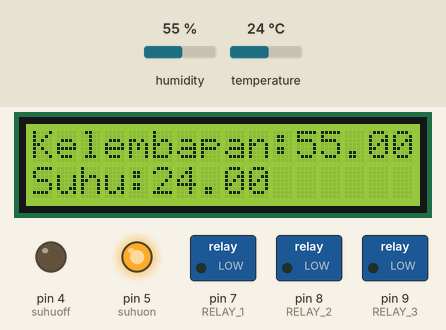
This sketch was run on a simulated Arduino Uno, built with avr-gcc and run on an emulated ATmega328P. Parts: 16×2 character LCD, switched loads named in the sketch (green lamp = pin HIGH), output pins drawn as LEDs (lit = HIGH). The inputs (shaded band) are chosen by the test bench; at power-on: temperature 24 °C, humidity 55 %. WiFi joins after 1.5 s; servers stay silent unless stated; what the sketch prints to the serial monitor is not drawn.

Above: at 3.0 s.
3.1 s: temperature set to 35 °C
At 4.9 s:
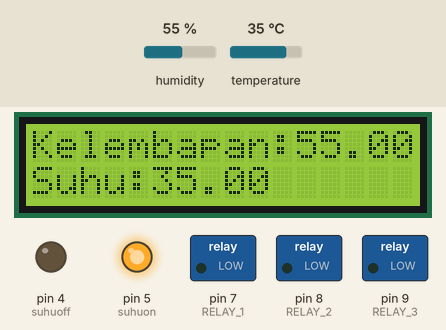
5.5 s: temperature set to 38 °C
At 7.3 s:
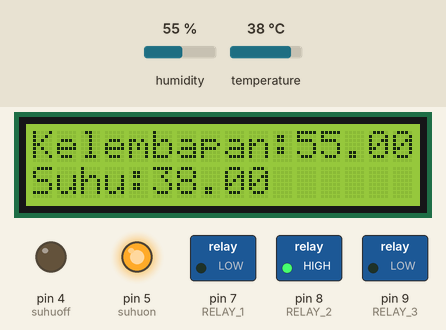
7.6 s: temperature set to 41 °C
At 8.7 s:
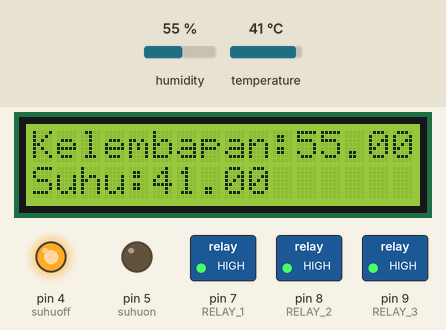
9.7 s: humidity set to 22 %
At 11.2 s:
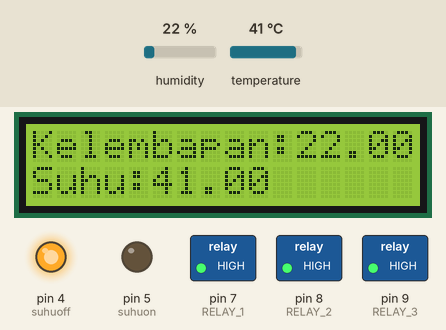
11.8 s: humidity set to 40 %
At 13.8 s:
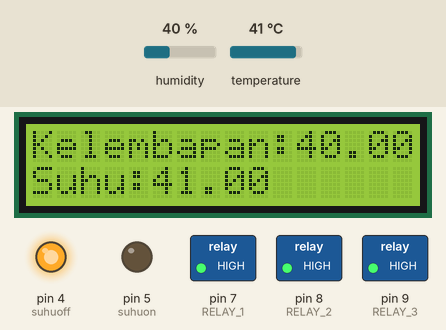
Timing chart, 0 to 14.8 s (numbered marks = the images above; inputs shaded):
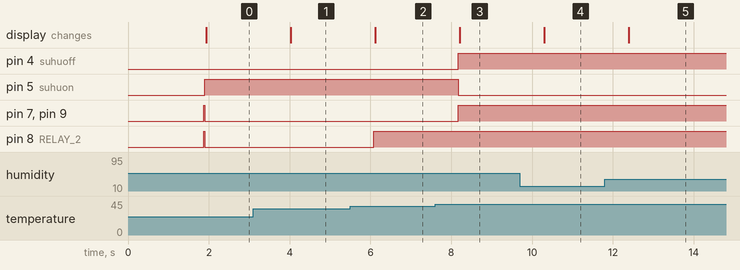

The sketch:

Kelompok07.ino
```cpp
// Kelompok 07
// 1. Albert Panggabean
// 2. Naek Butarbutar
// 3. Risda Br. Malau

#define BLYNK_TEMPLATE_ID "TMPL67o81TlmF"
#define BLYNK_TEMPLATE_NAME "monitoring suhu dan kelembapan inkubator telur"
#define BLYNK_AUTH_TOKEN "hwNN8apCtsqav8s2mCOaoaIox4Zt9F-8"
#define BLYNK_PRINT Serial
#include <ESP8266_Lib.h>
#include <BlynkSimpleShieldEsp8266.h>

//Password dan Nama Hostpot
char ssid[] = "ronaldogoat"; //nama hostpot atau wifi
char pass[] = "rajaraja34"; //password hostpot atau wifi

#include <SoftwareSerial.h>
SoftwareSerial EspSerial(12, 13); // RX, TX

// Your ESP8266 baud rate:
#define ESP8266_BAUD 9600

ESP8266 wifi(&EspSerial);

#include "DHT.h"
DHT dht(2, DHT11);

#define RELAY_ON 0
#define RELAY_OFF 1
#define RELAY_1  7
#define RELAY_2  8
#define RELAY_3  9
#define RELAY_4  10

#include <LiquidCrystal_I2C.h>
LiquidCrystal_I2C lcd(0x27,16,2);

#define suhuon 5
#define suhuoff 4


void setup() {
  Serial.begin(9600);
// Set ESP8266 baud rate
  EspSerial.begin(ESP8266_BAUD);
  delay(10);
  Blynk.begin(BLYNK_AUTH_TOKEN, wifi, ssid, pass);

  lcd.init();
  lcd.backlight();

  Serial.begin(9600);
  Serial.println("DHTxx test!");
  dht.begin();

 // Set pin as output.
  pinMode(RELAY_1, OUTPUT);
  pinMode(RELAY_2, OUTPUT);
  pinMode(RELAY_3, OUTPUT);
  pinMode(suhuon, OUTPUT);
  pinMode(suhuoff, OUTPUT);

 // Initialize relay one as off so that on reset it would be off by default
  digitalWrite(RELAY_1, RELAY_OFF);
  digitalWrite(RELAY_2, RELAY_OFF);
  digitalWrite(RELAY_3, RELAY_OFF);

  // lcd.begin(16, 2);
  // lcd.setCursor(3,0);
  // lcd.print("INCUBATOR");
  // lcd.setCursor(3,1);
  // lcd.print("TELUR AYAM");
  // delay(5000);
  // lcd.clear();

  // lcd.setCursor(2,0);
  // lcd.print("Di Buat Oleh");
  // lcd.setCursor(2,1);
  // lcd.print("Kelompok  07");
  // delay(5000);
  // lcd.clear();


}

void loop() {
  // Baca humidity dan temperature
  float h = dht.readHumidity();
  float t = dht.readTemperature();
  Serial.print("kelembaban: ");
  Serial.print(h);
  Serial.print(" ");
  Serial.print("suhu: ");
  Serial.println(t);

  // Cek hasil pembacaan, dan tampilkan bila ok
  if (isnan(t) || isnan(h)) {
    Serial.println("Failed to read from DHT");
    return;
  }

  if (t<37.00)// ON
{
  digitalWrite(RELAY_1, RELAY_ON);
  digitalWrite(RELAY_2, RELAY_ON);
  digitalWrite(RELAY_3, RELAY_ON);
  digitalWrite(suhuon, HIGH);
  digitalWrite(suhuoff, LOW);
}
else if (t >= 37.00 && t <38.50)//relay 2 off
{
  digitalWrite(RELAY_1, RELAY_ON);
  digitalWrite(RELAY_2, RELAY_OFF);
  digitalWrite(RELAY_3, RELAY_ON);
  digitalWrite(suhuon, HIGH);
  digitalWrite(suhuoff, LOW);
}
 else if (t>39.00)//OFF
{
  digitalWrite(RELAY_1, RELAY_OFF);
  digitalWrite(RELAY_3, RELAY_OFF);
  digitalWrite(suhuoff, HIGH);
  digitalWrite(suhuon, LOW);
}


  lcd.clear();
  lcd.setCursor(0,0);
  lcd.print("Kelembapan: ");
  lcd.setCursor(11,0);
  lcd.print(h);

  lcd.setCursor(0,1);
  lcd.print("Suhu: ");
  lcd.setCursor(5,1);
  lcd.print(t);
  delay(1000);

  Blynk.virtualWrite(V0, t); // menset pin virtual (V3) agar dapat menampilkan suhu ke aplikasi blynk
  Blynk.virtualWrite(V1, h);

  Blynk.run();


}
```

Measured:
- the behaviour switches between 36 and 37 °C on temperature (found by bisection; images 1 and 2)
- the behaviour switches between 39 and 40 °C on temperature (found by bisection; images 2 and 3)
- after the input at 3.1 s, the display: changes after 0.93 s (image 1)
- after the input at 5.5 s, pin 8 (RELAY_2): LOW → HIGH after 0.59 s; the display: changes after 0.62 s (image 2)
- after the input at 7.6 s, pin 4 (suhuoff), pin 7 (RELAY_1), pin 9 (RELAY_3): LOW → HIGH after 0.58 s; pin 5 (suhuon): HIGH → LOW after 0.58 s; the display: changes after 0.61 s (image 3)
- after the input at 9.7 s, the display: changes after 0.60 s (image 4)
- after the input at 11.8 s, the display: changes after 0.60 s (image 5)
